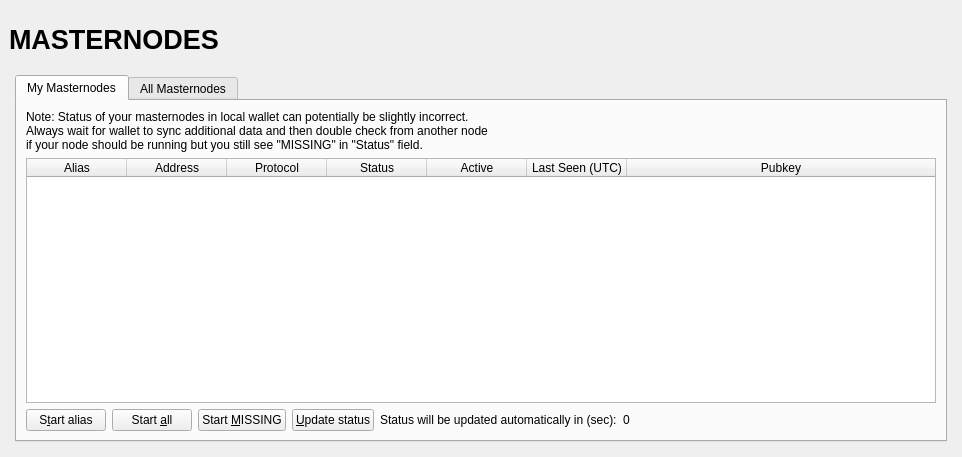
<?xml version="1.0" encoding="UTF-8"?>
<ui version="4.0">
 <class>MasternodeList</class>
 <widget class="QWidget" name="MasternodeList">
  <property name="geometry">
   <rect>
    <x>0</x>
    <y>0</y>
    <width>962</width>
    <height>457</height>
   </rect>
  </property>
  <property name="windowTitle">
   <string>Form</string>
  </property>
  <layout class="QVBoxLayout" name="topLayout" stretch="0">
   <property name="leftMargin">
    <number>9</number>
   </property>
   <property name="topMargin">
    <number>9</number>
   </property>
   <property name="rightMargin">
    <number>9</number>
   </property>
   <property name="bottomMargin">
    <number>9</number>
   </property>
   <item>
    <layout class="QVBoxLayout" name="verticalLayout_Master" stretch="0,1">
     <property name="spacing">
      <number>0</number>
     </property>
     <item>
      <widget class="QFrame" name="frame_Header">
       <layout class="QVBoxLayout" name="verticalLayout_4">
        <property name="leftMargin">
         <number>0</number>
        </property>
        <property name="topMargin">
         <number>0</number>
        </property>
        <property name="rightMargin">
         <number>0</number>
        </property>
        <property name="bottomMargin">
         <number>0</number>
        </property>
        <item>
         <layout class="QHBoxLayout" name="horizontalLayout_Header" stretch="1,0,1">
          <item>
           <widget class="QLabel" name="labelOverviewHeaderLeft">
            <property name="minimumSize">
             <size>
              <width>464</width>
              <height>60</height>
             </size>
            </property>
            <property name="maximumSize">
             <size>
              <width>16777215</width>
              <height>60</height>
             </size>
            </property>
            <property name="font">
             <font>
              <pointsize>20</pointsize>
              <weight>75</weight>
              <bold>true</bold>
             </font>
            </property>
            <property name="text">
             <string>MASTERNODES</string>
            </property>
           </widget>
          </item>
          <item>
           <spacer name="horizontalSpacer">
            <property name="orientation">
             <enum>Qt::Horizontal</enum>
            </property>
            <property name="sizeHint" stdset="0">
             <size>
              <width>40</width>
              <height>20</height>
             </size>
            </property>
           </spacer>
          </item>
          <item>
           <widget class="QLabel" name="labelOverviewHeaderRight">
            <property name="minimumSize">
             <size>
              <width>464</width>
              <height>60</height>
             </size>
            </property>
            <property name="maximumSize">
             <size>
              <width>16777215</width>
              <height>60</height>
             </size>
            </property>
            <property name="font">
             <font>
              <pointsize>14</pointsize>
             </font>
            </property>
            <property name="text">
             <string/>
            </property>
            <property name="alignment">
             <set>Qt::AlignRight|Qt::AlignTrailing|Qt::AlignVCenter</set>
            </property>
           </widget>
          </item>
         </layout>
        </item>
       </layout>
      </widget>
     </item>
     <item>
      <widget class="QFrame" name="frame_BG">
       <layout class="QVBoxLayout" name="verticalLayout_3">
        <property name="leftMargin">
         <number>6</number>
        </property>
        <property name="topMargin">
         <number>6</number>
        </property>
        <property name="rightMargin">
         <number>6</number>
        </property>
        <property name="bottomMargin">
         <number>6</number>
        </property>
        <item>
         <widget class="QFrame" name="frame_Content">
          <layout class="QVBoxLayout" name="verticalLayout">
           <property name="spacing">
            <number>0</number>
           </property>
           <property name="leftMargin">
            <number>0</number>
           </property>
           <property name="topMargin">
            <number>0</number>
           </property>
           <property name="rightMargin">
            <number>0</number>
           </property>
           <property name="bottomMargin">
            <number>0</number>
           </property>
           <item>
            <widget class="QTabWidget" name="tabWidget">
             <property name="currentIndex">
              <number>0</number>
             </property>
             <widget class="QWidget" name="tabMyMasternodes">
              <attribute name="title">
               <string>My Masternodes</string>
              </attribute>
              <layout class="QGridLayout" name="gridLayout_2">
               <item row="0" column="0">
                <layout class="QVBoxLayout" name="verticalLayout_2">
                 <property name="bottomMargin">
                  <number>0</number>
                 </property>
                 <item>
                  <layout class="QHBoxLayout" name="horizontalLayout_note">
                   <property name="bottomMargin">
                    <number>0</number>
                   </property>
                   <item>
                    <widget class="QLabel" name="updateNote">
                     <property name="text">
                      <string>Note: Status of your masternodes in local wallet can potentially be slightly incorrect.&lt;br /&gt;Always wait for wallet to sync additional data and then double check from another node&lt;br /&gt;if your node should be running but you still see &quot;MISSING&quot; in &quot;Status&quot; field.</string>
                     </property>
                    </widget>
                   </item>
                  </layout>
                 </item>
                 <item>
                  <widget class="QTableWidget" name="tableWidgetMyMasternodes">
                   <property name="minimumSize">
                    <size>
                     <width>695</width>
                     <height>0</height>
                    </size>
                   </property>
                   <property name="palette">
                    <palette>
                     <active>
                      <colorrole role="Text">
                       <brush brushstyle="SolidPattern">
                        <color alpha="255">
                         <red>51</red>
                         <green>51</green>
                         <blue>51</blue>
                        </color>
                       </brush>
                      </colorrole>
                     </active>
                     <inactive>
                      <colorrole role="Text">
                       <brush brushstyle="SolidPattern">
                        <color alpha="255">
                         <red>51</red>
                         <green>51</green>
                         <blue>51</blue>
                        </color>
                       </brush>
                      </colorrole>
                     </inactive>
                     <disabled>
                      <colorrole role="Text">
                       <brush brushstyle="SolidPattern">
                        <color alpha="255">
                         <red>85</red>
                         <green>85</green>
                         <blue>85</blue>
                        </color>
                       </brush>
                      </colorrole>
                     </disabled>
                    </palette>
                   </property>
                   <property name="editTriggers">
                    <set>QAbstractItemView::NoEditTriggers</set>
                   </property>
                   <property name="alternatingRowColors">
                    <bool>true</bool>
                   </property>
                   <property name="selectionMode">
                    <enum>QAbstractItemView::SingleSelection</enum>
                   </property>
                   <property name="selectionBehavior">
                    <enum>QAbstractItemView::SelectRows</enum>
                   </property>
                   <property name="sortingEnabled">
                    <bool>true</bool>
                   </property>
                   <attribute name="horizontalHeaderStretchLastSection">
                    <bool>true</bool>
                   </attribute>
                   <column>
                    <property name="text">
                     <string>Alias</string>
                    </property>
                   </column>
                   <column>
                    <property name="text">
                     <string>Address</string>
                    </property>
                   </column>
                   <column>
                    <property name="text">
                     <string>Protocol</string>
                    </property>
                   </column>
                   <column>
                    <property name="text">
                     <string>Status</string>
                    </property>
                   </column>
                   <column>
                    <property name="text">
                     <string>Active</string>
                    </property>
                   </column>
                   <column>
                    <property name="text">
                     <string>Last Seen (UTC)</string>
                    </property>
                   </column>
                   <column>
                    <property name="text">
                     <string>Pubkey</string>
                    </property>
                   </column>
                  </widget>
                 </item>
                 <item>
                  <layout class="QHBoxLayout" name="horizontalLayout_5">
                   <property name="bottomMargin">
                    <number>0</number>
                   </property>
                   <item>
                    <widget class="QPushButton" name="startButton">
                     <property name="text">
                      <string>S&amp;tart alias</string>
                     </property>
                    </widget>
                   </item>
                   <item>
                    <widget class="QPushButton" name="startAllButton">
                     <property name="text">
                      <string>Start &amp;all</string>
                     </property>
                    </widget>
                   </item>
                   <item>
                    <widget class="QPushButton" name="startMissingButton">
                     <property name="text">
                      <string>Start &amp;MISSING</string>
                     </property>
                    </widget>
                   </item>
                   <item>
                    <widget class="QPushButton" name="UpdateButton">
                     <property name="text">
                      <string>&amp;Update status</string>
                     </property>
                    </widget>
                   </item>
                   <item>
                    <widget class="QLabel" name="autoupdate_label">
                     <property name="text">
                      <string>Status will be updated automatically in (sec):</string>
                     </property>
                    </widget>
                   </item>
                   <item>
                    <widget class="QLabel" name="secondsLabel">
                     <property name="text">
                      <string>0</string>
                     </property>
                    </widget>
                   </item>
                   <item>
                    <spacer name="horizontalSpacer_5">
                     <property name="orientation">
                      <enum>Qt::Horizontal</enum>
                     </property>
                     <property name="sizeHint" stdset="0">
                      <size>
                       <width>40</width>
                       <height>20</height>
                      </size>
                     </property>
                    </spacer>
                   </item>
                  </layout>
                 </item>
                </layout>
               </item>
              </layout>
             </widget>
             <widget class="QWidget" name="tabAllMasternodes">
              <attribute name="title">
               <string>All Masternodes</string>
              </attribute>
              <layout class="QGridLayout" name="gridLayout">
               <item row="1" column="0">
                <widget class="QTableWidget" name="tableWidgetMasternodes">
                 <property name="palette">
                  <palette>
                   <active>
                    <colorrole role="Text">
                     <brush brushstyle="SolidPattern">
                      <color alpha="255">
                       <red>51</red>
                       <green>51</green>
                       <blue>51</blue>
                      </color>
                     </brush>
                    </colorrole>
                   </active>
                   <inactive>
                    <colorrole role="Text">
                     <brush brushstyle="SolidPattern">
                      <color alpha="255">
                       <red>51</red>
                       <green>51</green>
                       <blue>51</blue>
                      </color>
                     </brush>
                    </colorrole>
                   </inactive>
                   <disabled>
                    <colorrole role="Text">
                     <brush brushstyle="SolidPattern">
                      <color alpha="255">
                       <red>85</red>
                       <green>85</green>
                       <blue>85</blue>
                      </color>
                     </brush>
                    </colorrole>
                   </disabled>
                  </palette>
                 </property>
                 <property name="editTriggers">
                  <set>QAbstractItemView::NoEditTriggers</set>
                 </property>
                 <property name="alternatingRowColors">
                  <bool>true</bool>
                 </property>
                 <property name="selectionBehavior">
                  <enum>QAbstractItemView::SelectRows</enum>
                 </property>
                 <property name="sortingEnabled">
                  <bool>true</bool>
                 </property>
                 <attribute name="horizontalHeaderStretchLastSection">
                  <bool>true</bool>
                 </attribute>
                 <column>
                  <property name="text">
                   <string>Address</string>
                  </property>
                 </column>
                 <column>
                  <property name="text">
                   <string>Protocol</string>
                  </property>
                 </column>
                 <column>
                  <property name="text">
                   <string>Status</string>
                  </property>
                 </column>
                 <column>
                  <property name="text">
                   <string>Active</string>
                  </property>
                 </column>
                 <column>
                  <property name="text">
                   <string>Last Seen (UTC)</string>
                  </property>
                 </column>
                 <column>
                  <property name="text">
                   <string>Pubkey</string>
                  </property>
                 </column>
                </widget>
               </item>
               <item row="0" column="0">
                <layout class="QHBoxLayout" name="horizontalLayout_3">
                 <property name="bottomMargin">
                  <number>0</number>
                 </property>
                 <item>
                  <widget class="QLabel" name="label_filter">
                   <property name="text">
                    <string>Filter List:</string>
                   </property>
                  </widget>
                 </item>
                 <item>
                  <widget class="QLineEdit" name="filterLineEdit">
                   <property name="toolTip">
                    <string>Filter masternode list</string>
                   </property>
                  </widget>
                 </item>
                 <item>
                  <spacer name="horizontalSpacer_3">
                   <property name="orientation">
                    <enum>Qt::Horizontal</enum>
                   </property>
                   <property name="sizeHint" stdset="0">
                    <size>
                     <width>10</width>
                     <height>20</height>
                    </size>
                   </property>
                  </spacer>
                 </item>
                 <item>
                  <widget class="QLabel" name="label_count">
                   <property name="text">
                    <string>Node Count:</string>
                   </property>
                  </widget>
                 </item>
                 <item>
                  <widget class="QLabel" name="countLabel">
                   <property name="text">
                    <string>0</string>
                   </property>
                  </widget>
                 </item>
                </layout>
               </item>
              </layout>
             </widget>
            </widget>
           </item>
          </layout>
         </widget>
        </item>
       </layout>
      </widget>
     </item>
    </layout>
   </item>
  </layout>
 </widget>
 <resources/>
 <connections/>
</ui>
